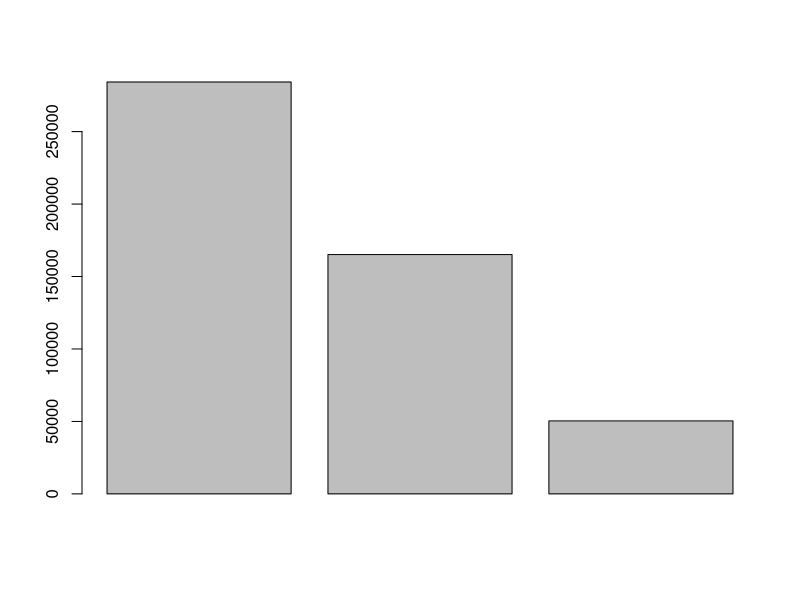
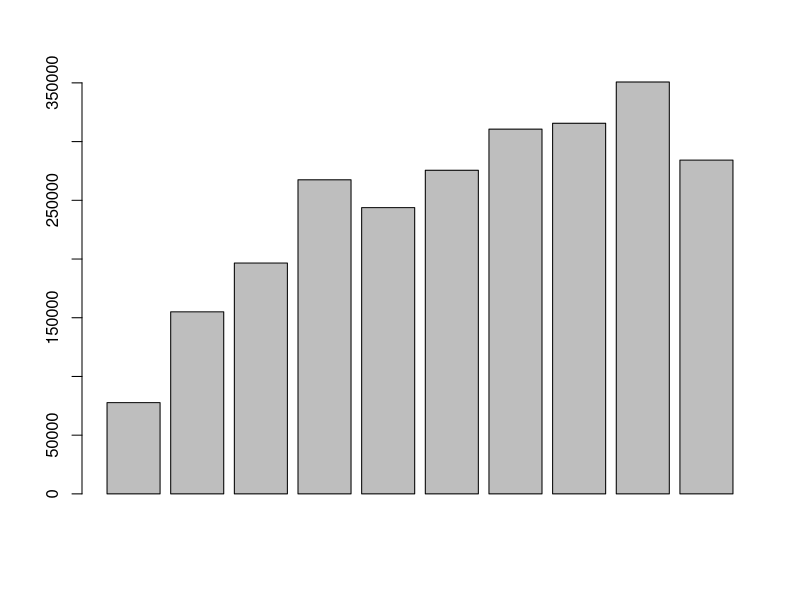
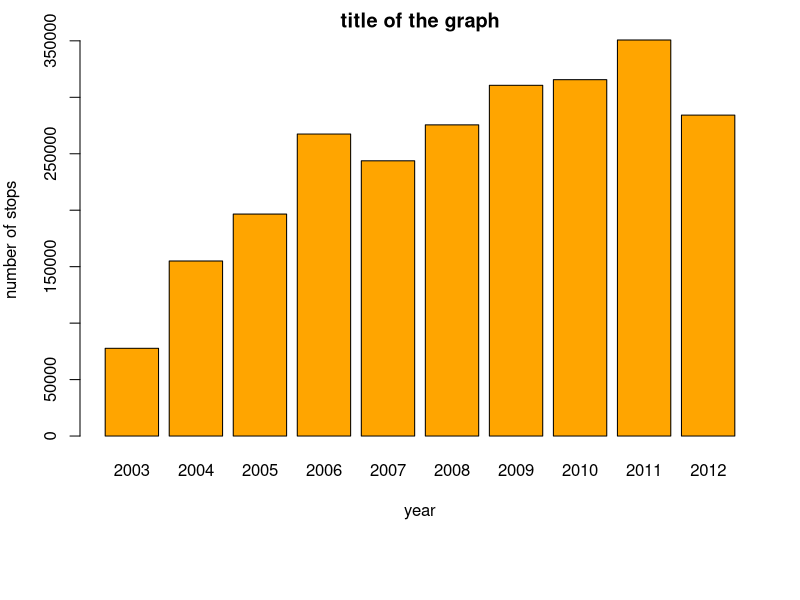

These figures' R source, in order:
## myRplot.R
##########################################################################
## Student name: your_first_name_here your_last_name_here
## COURSE NAME: Human Rights
## University of Michigan, Fall 2024, Fall 2023, Winter 2023, Fall 2022
##########################################################################

## hint01: you only need to know getwd(), read.csv(), and plot() or barplot() to complete the R plot assignment for class

## hint02: modify the code below for your own R graph


## this line verifies that I'm in the working directory
getwd()

## if you want to change the working directory, you can use this line 
## this line tells R where to find the files
##setwd("/Users/cjfariss/Documents/R1")

## read in data file from csv file
data <- read.csv("easyRplots/ny_stop_frisk.csv")

## print data to screen
data

## look at the third column of data
data$total

## make a barplot
barplot(data$total)

## read in data file from csv file
data <- read.csv("easyRplots/ny_stop_frisk_black.csv")

## print the data to screen
data

## make a barplot
barplot(data$total)


## use the code from the end of the easyRplots.R file to modify your dataset
par(mar=c(8,4,2,2))
barplot(data$total, 
        col=c("orange"), 
        main="title of the graph", 
        ylab="number of stops", 
        xlab="year", 
        names.arg=data$year)


